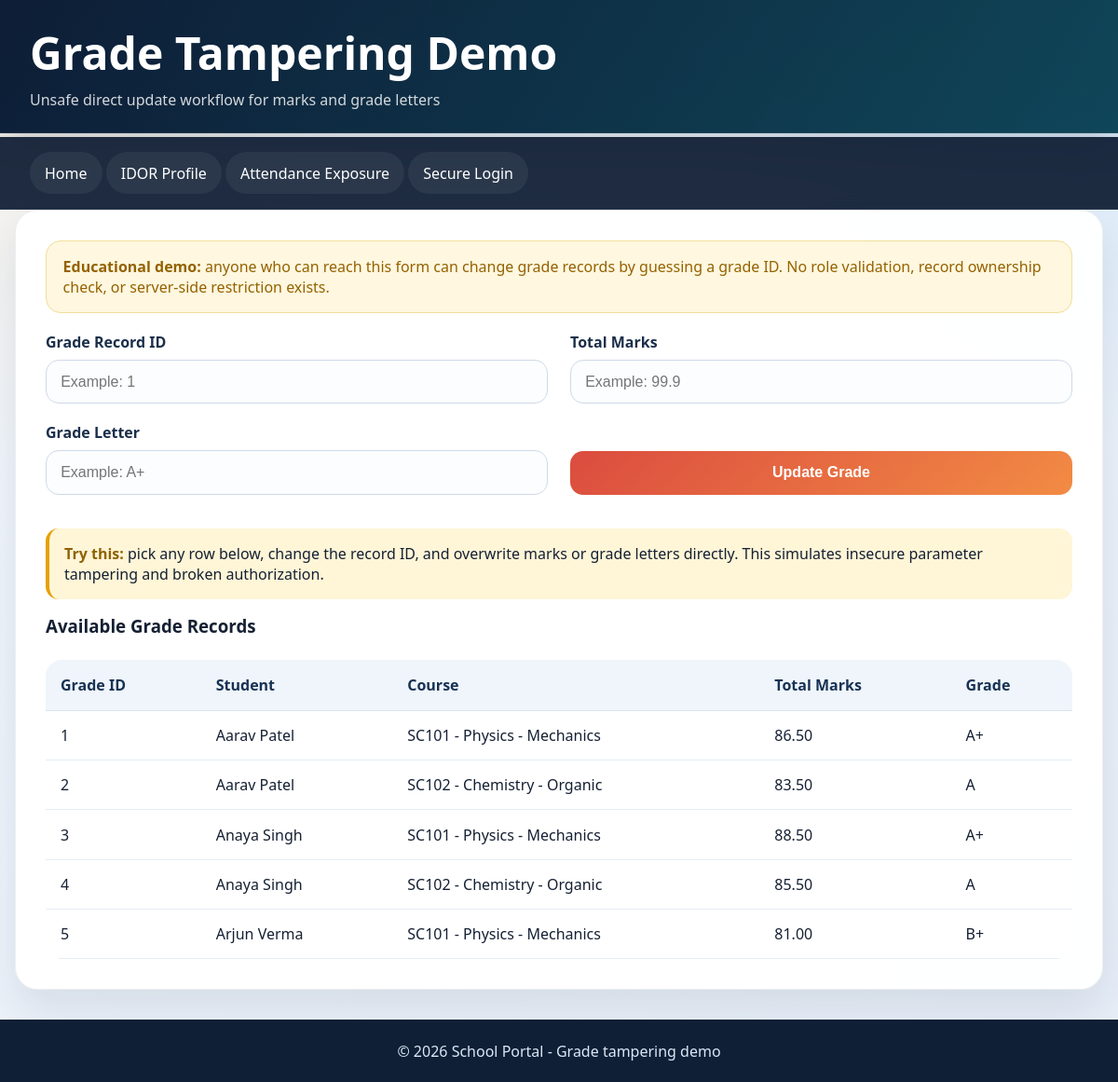
The page /pages/grade_tampering.php on the database its author committed.
### tables this page shows
CREATE TABLE grades (
    id INT PRIMARY KEY AUTO_INCREMENT,
    student_id INT NOT NULL,
    course_id INT NOT NULL,
    assignment_1 DECIMAL(5,2),
    assignment_2 DECIMAL(5,2),
    midterm DECIMAL(5,2),
    final_exam DECIMAL(5,2),
    total_marks DECIMAL(5,2),
    grade_letter VARCHAR(2),
    teacher_id INT,
    graded_date TIMESTAMP DEFAULT CURRENT_TIMESTAMP,
    created_at TIMESTAMP DEFAULT CURRENT_TIMESTAMP,
    FOREIGN KEY (student_id) REFERENCES students(id) ON DELETE CASCADE,
    FOREIGN KEY (course_id) REFERENCES courses(id),
    FOREIGN KEY (teacher_id) REFERENCES users(id),
    UNIQUE KEY unique_grade (student_id, course_id),
    INDEX idx_grade_letter (grade_letter)
);

CREATE TABLE users (
    id INT PRIMARY KEY AUTO_INCREMENT,
    username VARCHAR(50) NOT NULL UNIQUE,
    password VARCHAR(255) NOT NULL,
    email VARCHAR(100) NOT NULL UNIQUE,
    full_name VARCHAR(100) NOT NULL,
    role ENUM('admin', 'teacher', 'student', 'parent') DEFAULT 'student',
    department_id INT,
    phone VARCHAR(20),
    address TEXT,
    date_of_birth DATE,
    profile_picture VARCHAR(255),
    is_active TINYINT DEFAULT 1,
    last_login TIMESTAMP NULL,
    created_at TIMESTAMP DEFAULT CURRENT_TIMESTAMP,
    updated_at TIMESTAMP DEFAULT CURRENT_TIMESTAMP ON UPDATE CURRENT_TIMESTAMP,
    FOREIGN KEY (department_id) REFERENCES departments(id),
    INDEX idx_username (username),
    INDEX idx_email (email),
    INDEX idx_role (role),
    INDEX idx_active (is_active)
);

CREATE TABLE courses (
    id INT PRIMARY KEY AUTO_INCREMENT,
    course_code VARCHAR(50) NOT NULL UNIQUE,
    course_name VARCHAR(100) NOT NULL,
    description TEXT,
    department_id INT,
    instructor_id INT,
    credits INT DEFAULT 3,
    total_hours INT DEFAULT 45,
    semester INT,
    academic_year VARCHAR(10),
    max_students INT DEFAULT 50,
    enrolled_students INT DEFAULT 0,
    status ENUM('active', 'inactive', 'completed') DEFAULT 'active',
    created_at TIMESTAMP DEFAULT CURRENT_TIMESTAMP,
    FOREIGN KEY (department_id) REFERENCES departments(id),
    FOREIGN KEY (instructor_id) REFERENCES users(id),
    INDEX idx_course_code (course_code),
    INDEX idx_semester (semester),
    INDEX idx_status (status)
);

### pages/grade_tampering.php (the view, shortened to what this page needs)
<?php
include '../includes/config.php';
$grades = $conn->query("
    SELECT g.id, u.full_name, c.course_code, c.course_name, g.total_marks, g.grade_letter
    FROM grades g
    JOIN students s ON g.student_id = s.id
    JOIN users u ON s.user_id = u.id
    JOIN courses c ON g.course_id = c.id
    ORDER BY g.id
");
?>
<!DOCTYPE html>
<html lang="en">
<head>
    <link rel="stylesheet" href="../css/style.css">
</head>
<body>
    <header>
        <h1>Grade Tampering Demo</h1>
        <p>Unsafe direct update workflow for marks and grade letters</p>
    </header>
    <nav>
        <a href="../index.html">Home</a>
        <a href="profile_idor.php">IDOR Profile</a>
        <a href="attendance_bypass.php">Attendance Exposure</a>
        <a href="login_secure.php">Secure Login</a>
    </nav>
    <div class="container">
        <div class="card">
            <div class="alert alert-warning">
                <strong>Educational demo:</strong> anyone who can reach this form can change grade records by guessing a grade ID. No role validation, record ownership check, or server-side restriction exists.
            </div>
            <form method="POST">
                <div class="column-2">
                    <div class="form-group">
                        <label for="grade_id">Grade Record ID</label>
                        <input type="text" id="grade_id" name="grade_id" placeholder="Example: 1" required>
                    </div>
                    <div class="form-group">
                        <label for="total_marks">Total Marks</label>
                        <input type="text" id="total_marks" name="total_marks" placeholder="Example: 99.9" required>
                    </div>
                </div>
                <div class="column-2">
                    <div class="form-group">
                        <label for="grade_letter">Grade Letter</label>
                        <input type="text" id="grade_letter" name="grade_letter" placeholder="Example: A+" required>
                    </div>
                    <div class="form-group" style="display: flex; align-items: end;">
                        <button type="submit">Update Grade</button>
                    </div>
                </div>
            </form>
            <div class="vulnerability-box">
                <strong>Try this:</strong> pick any row below, change the record ID, and overwrite marks or grade letters directly. This simulates insecure parameter tampering and broken authorization.
            </div>
            <h3>Available Grade Records</h3>
            <table>
                <thead>
                    <tr>
                        <th>Grade ID</th>
                        <th>Student</th>
                        <th>Course</th>
                        <th>Total Marks</th>
                        <th>Grade</th>
                    </tr>
                </thead>
                <tbody>
                    <?php while ($grade = $grades->fetch_assoc()): ?>
                        <tr>
                            <td><?php echo htmlspecialchars($grade['id']); ?></td>
                            <td><?php echo htmlspecialchars($grade['full_name']); ?></td>
                            <td><?php echo htmlspecialchars($grade['course_code'] . ' - ' . $grade['course_name']); ?></td>
                            <td><?php echo htmlspecialchars($grade['total_marks']); ?></td>
                            <td><?php echo htmlspecialchars($grade['grade_letter']); ?></td>
                        </tr>
                    <?php endwhile; ?>
                </tbody>
            </table>
        </div>
    </div>
    <footer>
        <p>&copy; 2026 School Portal - Grade tampering demo</p>
    </footer>
</body>
</html>

### css/style.css (style rules this page uses)
* { margin: 0; padding: 0; box-sizing: border-box; }
body { font-family: "Segoe UI", Tahoma, Geneva, Verdana, sans-serif; background: radial-gradient(circle at top left, rgba(255, 214, 153, 0.22), transparent 30%), radial-gradient(circle at top right, rgba(108, 180, 238, 0.18), transparent 28%), linear-gradient(145deg, #f4f7fb 0%, #edf3fb 48%, #e7eef8 100%); color: #152033; min-height: 100vh; display: flex; flex-direction: column; }
a { color: inherit; }
.container { width: min(1180px, calc(100% - 32px)); margin: 0 auto; }
.site-header, header { color: #fff; background: linear-gradient(120deg, rgba(13, 29, 54, 0.95), rgba(15, 74, 92, 0.88)), linear-gradient(180deg, #102038, #0f2742); border-bottom: 1px solid rgba(255, 255, 255, 0.08); box-shadow: 0 18px 40px rgba(9, 24, 47, 0.18); }
header { padding: 1.5rem 2rem; margin-bottom: 1.25rem; }
header h1 { font-size: clamp(2rem, 4vw, 3.2rem); margin-bottom: 0.45rem; }
header p, .header-copy { font-size: 1rem; color: rgba(255, 255, 255, 0.82); max-width: 720px; }
.main-nav, nav { background: rgba(12, 27, 49, 0.92); backdrop-filter: blur(8px); border-bottom: 1px solid rgba(255, 255, 255, 0.06); }
nav { padding: 1rem 2rem; margin-top: -1rem; }
nav a { color: #fff; text-decoration: none; padding: 0.72rem 1rem; border-radius: 999px; transition: transform 0.2s ease, background 0.2s ease, box-shadow 0.2s ease; display: inline-block; background: rgba(255, 255, 255, 0.06); }
.card { background: rgba(255, 255, 255, 0.96); border: 1px solid rgba(17, 41, 69, 0.08); border-radius: 24px; box-shadow: 0 22px 45px rgba(18, 38, 63, 0.1); padding: 2rem; margin-bottom: 2rem; animation: slideIn 0.32s ease-out; }
.btn-primary, button { background: linear-gradient(135deg, #db4c3f 0%, #f28b44 100%); color: #fff; padding: 0.9rem 1.4rem; border: none; border-radius: 14px; font-size: 1rem; font-weight: 700; cursor: pointer; text-decoration: none; transition: transform 0.2s ease, box-shadow 0.2s ease; }
button { width: 100%; }
.form-group { margin-bottom: 1.25rem; }
label { display: block; margin-bottom: 0.5rem; font-weight: 700; color: #1b2f4a; }
input[type="text"], input[type="email"], input[type="password"], input[type="number"], input[type="date"], input[type="tel"], select, textarea { width: 100%; padding: 0.85rem 0.95rem; border: 1px solid #cfdae8; border-radius: 14px; font-size: 1rem; background: #fbfdff; transition: border-color 0.2s ease, box-shadow 0.2s ease; }
.alert { padding: 1rem 1.1rem; border-radius: 16px; margin-bottom: 1.25rem; animation: slideIn 0.3s ease-out; border: 1px solid transparent; }
.alert-warning { background: #fff7df; color: #946200; border-color: #f1de9a; }
table { width: 100%; border-collapse: collapse; margin-top: 1.5rem; overflow: hidden; border-radius: 18px; }
table th { background: #eff5fb; padding: 1rem; text-align: left; font-weight: 700; border-bottom: 1px solid #d9e4ef; color: #173253; }
table td { padding: 0.95rem 1rem; border-bottom: 1px solid #e5edf5; background: rgba(255, 255, 255, 0.8); }
.vulnerability-box { background: #fff5d7; border-left: 4px solid #e5a100; padding: 1rem; margin: 1rem 0; border-radius: 14px; }
.vulnerability-box strong { color: #8f6200; }
.column-2 { display: grid; grid-template-columns: 1fr 1fr; gap: 1.5rem; }
footer { background: #0f1f35; color: #dbe8f8; text-align: center; padding: 1.4rem; margin-top: auto; }

### rows shown on the page
grades: id "1", users.full_name "Aarav Patel", course.course_name "SC101 - Physics - Mechanics", total_marks "86.50", grade_letter "A+"
grades: id "2", users.full_name "Aarav Patel", course.course_name "SC102 - Chemistry - Organic", total_marks "83.50", grade_letter "A"
grades: id "3", users.full_name "Anaya Singh", course.course_name "SC101 - Physics - Mechanics", total_marks "88.50", grade_letter "A+"
grades: id "4", users.full_name "Anaya Singh", course.course_name "SC102 - Chemistry - Organic", total_marks "85.50", grade_letter "A"
grades: id "5", users.full_name "Arjun Verma", course.course_name "SC101 - Physics - Mechanics", total_marks "81.00", grade_letter "B+"
